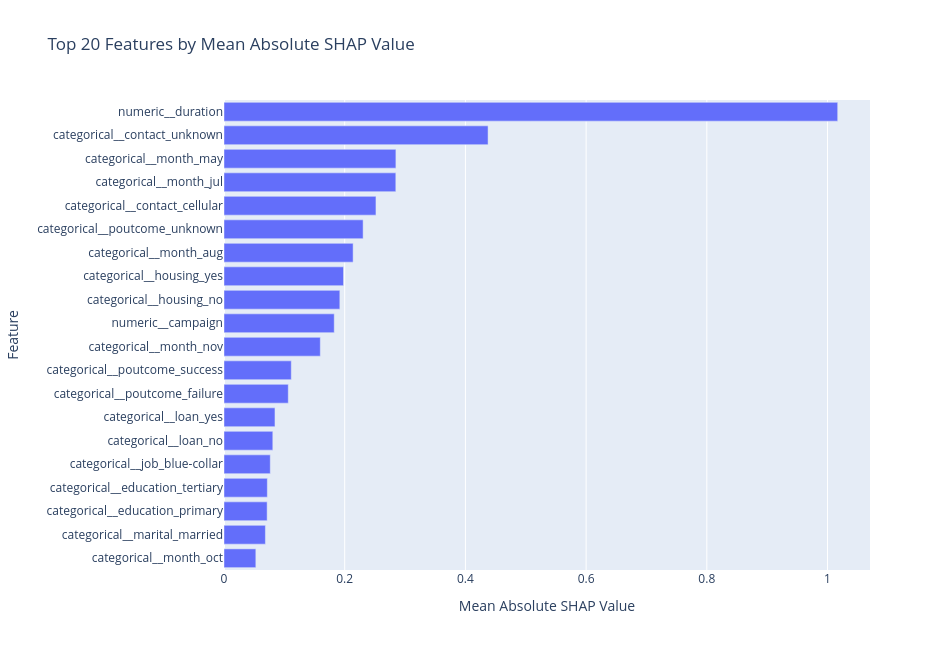

Source (notebook cell):
### Code cell
# ============================================================
# CELL 28 — TOP SHAP FEATURES
# ============================================================

shap_plot_data = (
    global_shap
    .head(20)
    .sort_values(
        "Mean_Absolute_SHAP",
        ascending=True
    )
)

fig = px.bar(
    shap_plot_data,
    x="Mean_Absolute_SHAP",
    y="Feature",
    orientation="h",
    title="Top 20 Features by Mean Absolute SHAP Value",
    labels={
        "Mean_Absolute_SHAP":
            "Mean Absolute SHAP Value",
        "Feature":
            "Feature"
    },
    hover_data={
        "Mean_Absolute_SHAP": ":.5f"
    }
)

fig.update_layout(
    width=950,
    height=650
)

fig.show()

### Figure 1 — Plotly figure (JSON) as saved in the notebook; plotly's stock layout.template omitted (floating-point values rounded to 4 significant figures)
{"data": [{"hovertemplate": "Mean Absolute SHAP Value=%{x:.5f}<br>Feature=%{y}<extra></extra>", "legendgroup": "", "marker": {"color": "#636efa", "pattern": {"shape": ""}}, "name": "", "orientation": "h", "showlegend": false, "textposition": "auto", "type": "bar", "x": [0.05276, 0.06861, 0.07148, 0.07179, 0.07666, 0.08087, 0.08447, 0.1065, 0.1115, 0.1596, 0.1827, 0.1919, 0.1981, 0.2139, 0.2305, 0.2518, 0.2847, 0.2848, 0.4376, 1.017], "xaxis": "x", "y": ["categorical__month_oct", "categorical__marital_married", "categorical__education_primary", "categorical__education_tertiary", "categorical__job_blue-collar", "categorical__loan_no", "categorical__loan_yes", "categorical__poutcome_failure", "categorical__poutcome_success", "categorical__month_nov", "numeric__campaign", "categorical__housing_no", "categorical__housing_yes", "categorical__month_aug", "categorical__poutcome_unknown", "categorical__contact_cellular", "categorical__month_jul", "categorical__month_may", "categorical__contact_unknown", "numeric__duration"], "yaxis": "y"}], "layout": {"barmode": "relative", "height": 650, "legend": {"tracegroupgap": 0}, "title": {"text": "Top 20 Features by Mean Absolute SHAP Value"}, "width": 950, "xaxis": {"anchor": "y", "domain": [0, 1], "title": {"text": "Mean Absolute SHAP Value"}}, "yaxis": {"anchor": "x", "domain": [0, 1], "title": {"text": "Feature"}}}}
